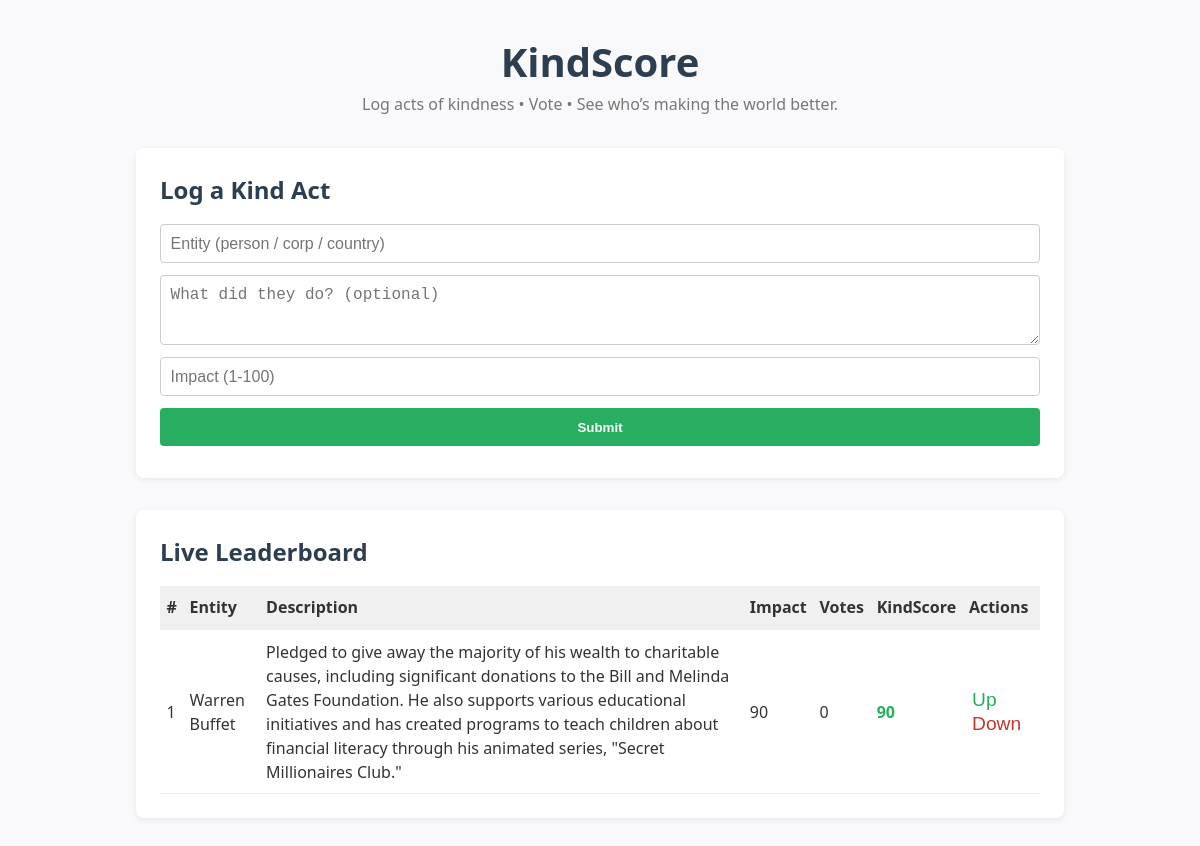
The page / on the database its author committed.
### tables this page shows
CREATE TABLE acts (
            id          INTEGER PRIMARY KEY AUTOINCREMENT,
            entity      TEXT NOT NULL,
            description TEXT,
            impact      INTEGER NOT NULL,   -- 1-100
            upvotes     INTEGER DEFAULT 0,
            downvotes   INTEGER DEFAULT 0
        );

### app.py (the view)
@app.route("/")
def home():
    acts = get_all_acts()
    return render_template("index.html", acts=acts)

### db.py (called while the page is built)
def get_conn():
    conn = sqlite3.connect(DB_NAME)
    conn.row_factory = sqlite3.Row
    return conn

def get_all_acts() -> List[Dict]:
    conn = get_conn()
    cur = conn.cursor()
    cur.execute("SELECT * FROM acts ORDER BY id DESC")
    rows = cur.fetchall()
    conn.close()
    return [_row_to_dict(r) for r in rows]

def _row_to_dict(row: sqlite3.Row) -> Dict:
    net = max(row["upvotes"] - row["downvotes"], 0)
    kind_score = round(row["impact"] * (1 + net / 10.0))
    return {
        "id": row["id"],
        "entity": row["entity"],
        "description": row["description"],
        "impact": row["impact"],
        "upvotes": row["upvotes"],
        "downvotes": row["downvotes"],
        "net_votes": net,
        "kind_score": kind_score,
    }

### templates/index.html (shortened to what this page needs)
<!DOCTYPE html>
<html lang="en">
<head>
    <link rel="stylesheet" href="{{ url_for('static', filename='style.css') }}">
</head>
<body>
<div class="container">
    <header>
        <h1>KindScore</h1>
        <p>Log acts of kindness • Vote • See who’s making the world better.</p>
    </header>
    <section class="submit">
        <h2>Log a Kind Act</h2>
        <form id="actForm">
            <input type="text" id="entity" placeholder="Entity (person / corp / country)" required>
            <textarea id="desc" placeholder="What did they do? (optional)"></textarea>
            <input type="number" id="impact" min="1" max="100" placeholder="Impact (1-100)" required>
            <button type="submit">Submit</button>
        </form>
    </section>
    <section class="leaderboard">
        <h2>Live Leaderboard</h2>
        <table>
            <thead>
                <tr>
                    <th>#</th>
                    <th>Entity</th>
                    <th>Description</th>
                    <th>Impact</th>
                    <th>Votes</th>
                    <th>KindScore</th>
                    <th>Actions</th>
                </tr>
            </thead>
            <tbody>
                {% for a in acts %}
                <tr data-id="{{ a.id }}">
                    <td>{{ loop.index }}</td>
                    <td>{{ a.entity }}</td>
                    <td>{{ a.description or '—' }}</td>
                    <td>{{ a.impact }}</td>
                    <td>{{ a.net_votes }}</td>
                    <td class="score">{{ a.kind_score }}</td>
                    <td class="actions">
                        <button class="up"   title="Upvote">Up</button>
                        <button class="down" title="Downvote">Down</button>
                    </td>
                </tr>
                {% endfor %}
            </tbody>
        </table>
    </section>
</div>
</body>
</html>

### static/style.css (style rules this page uses)
* { box-sizing: border-box; margin:0; padding:0; }
body { font-family: system-ui, sans-serif; background:#f9f9fb; color:#333; line-height:1.5; }
.container { max-width: 960px; margin:2rem auto; padding:0 1rem; }
header { text-align:center; margin-bottom:2rem; }
header h1 { font-size:2.5rem; color:#2c3e50; }
header p { color:#777; }
.submit, .leaderboard { background:#fff; padding:1.5rem; border-radius:8px; box-shadow:0 2px 6px rgba(0,0,0,.07); margin-bottom:2rem; }
.submit h2, .leaderboard h2 { margin-bottom:1rem; color:#2c3e50; }
#actForm { display:grid; gap:0.75rem; }
#actForm input, #actForm textarea { padding:0.6rem; border:1px solid #ccc; border-radius:4px; font-size:1rem; }
#actForm textarea { min-height:70px; resize:vertical; }
#actForm button { background:#27ae60; color:#fff; border:none; padding:0.7rem 1.2rem; border-radius:4px; cursor:pointer; font-weight:600; }
table { width:100%; border-collapse:collapse; }
th, td { padding:0.6rem 0.4rem; text-align:left; border-bottom:1px solid #eee; }
th { background:#f0f0f0; font-weight:600; }
.score { font-weight:700; color:#27ae60; }
.actions button { background:none; border:none; cursor:pointer; font-size:1.2rem; margin:0 0.2rem; }
.actions .up { color:#27ae60; }
.actions .down { color:#c0392b; }

### rows shown on the page
acts: entity "Warren Buffet", description "Pledged to give away the majority of his wealth to charitable causes, including significant donations to the Bill and Melinda Gates Foundation. He also supports various educational initiatives and has created programs to teach children about financial literacy through his animated series, \"Secret Millionaires Club.\"", impact "90", net_votes "0", kind_score "90"
